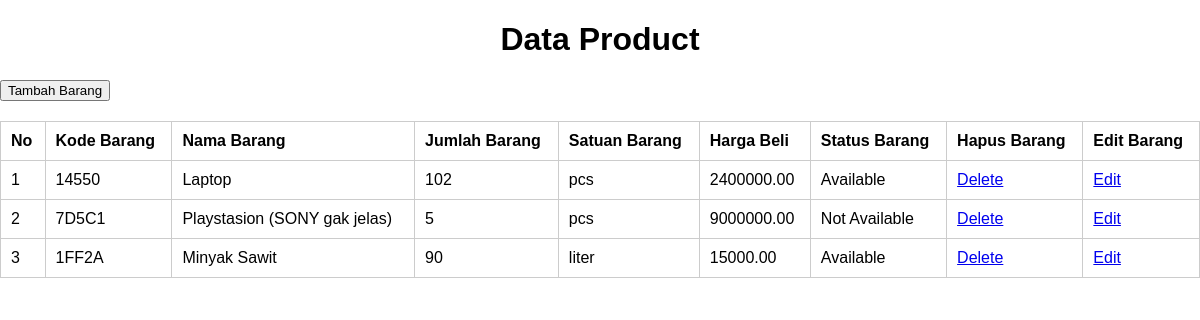
The page / on the database its author committed.
### tables this page shows
CREATE TABLE `barang` (
  `id_barang` int(11) NOT NULL,
  `kode_barang` varchar(20) DEFAULT NULL,
  `nama_barang` varchar(50) DEFAULT NULL,
  `jumlah_barang` int(11) DEFAULT NULL,
  `satuan_barang` varchar(20) DEFAULT NULL,
  `harga_beli` decimal(20,2) DEFAULT NULL,
  `status_barang` tinyint(1) DEFAULT NULL
);

### index.php (the view, shortened to what this page needs)
<!DOCTYPE html>
<html lang="">
<head>
</head>
<body>
    <h1>Data Product</h1>
    <button onclick="openPopup()">Tambah Barang</button>
    <table>
        <thead>
            <tr>
                <th>No</th>
                <th>Kode Barang</th>
                <th>Nama Barang</th>
                <th>Jumlah Barang</th>
                <th>Satuan Barang</th>
                <th>Harga Beli</th>
                <th>Status Barang</th>
                <th>Hapus Barang</th>
                <th>Edit Barang</th>
            </tr>
        </thead>
        <tbody>
            <?php
                include 'koneksi.php';
                $query = mysqli_query($koneksi, "SELECT * FROM barang");
                $no = 1;
                while ($row = mysqli_fetch_assoc($query)) {
                    echo "<tr>";
                    echo "<td>" . $no++ . "</td>";
                    echo "<td>" . $row['kode_barang'] . "</td>";
                    echo "<td>" . $row['nama_barang'] . "</td>";
                    echo "<td>" . $row['jumlah_barang'] . "</td>";
                    echo "<td>" . $row['satuan_barang'] . "</td>";
                    echo "<td>" . $row['harga_beli'] . "</td>";
                    echo "<td>" . ($row['status_barang'] == 1 ? 'Available' : 'Not Available') . "</td>";
                    echo "<td><a href='hapus.php?id=" . $row['id_barang'] . "'>Delete</a></td>";
                    echo "<td><a href='edit.php?id=" . $row['id_barang'] . "'>Edit</a></td>";
                    echo "</tr>";
                }
            ?>
        </tbody>
    </table>
</body>
</html>

### index.php (style rules this page uses)
body { font-family: Arial, sans-serif; margin: 0; padding: 0; }
h1 { text-align: center; }
table { width: 100%; border-collapse: collapse; margin-top: 20px; }
table, th, td { border: 1px solid #ccc; }
th, td { padding: 10px; text-align: left; }

### rows shown on the page
barang: kode_barang "14550", nama_barang "Laptop", jumlah_barang "102", satuan_barang "pcs", harga_beli "2400000.00", status_barang "Available"
barang: kode_barang "7D5C1", nama_barang "Playstasion (SONY gak jelas)", jumlah_barang "5", satuan_barang "pcs", harga_beli "9000000.00", status_barang "Not Available"
barang: kode_barang "1FF2A", nama_barang "Minyak Sawit", jumlah_barang "90", satuan_barang "liter", harga_beli "15000.00", status_barang "Available"
